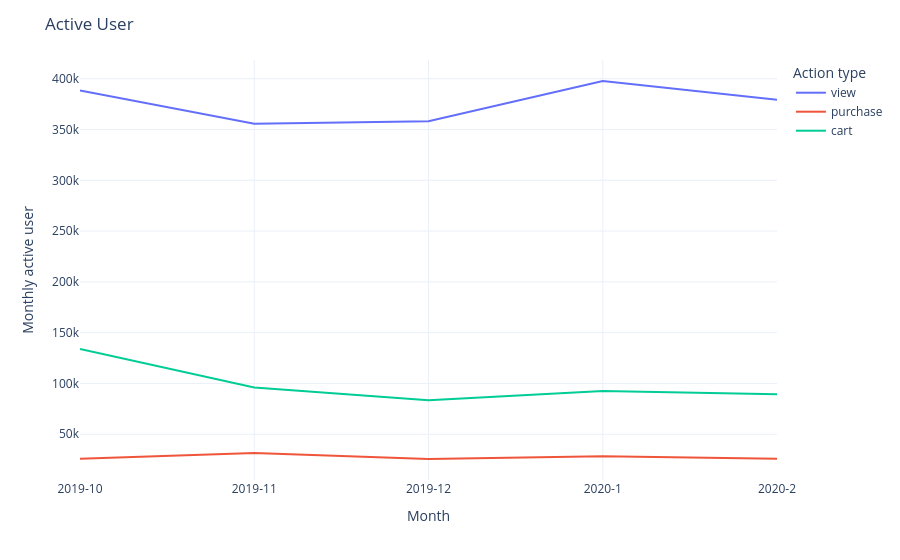

Notebook code for this chart:
### Code cell
fig_1 = px.line(data_frame=monthly_active_user, x='month', y='num_active_users', color = 'type')
fig_1.update_xaxes(type = 'category')
fig_1.update_layout(template = 'plotly_white', xaxis_title = 'Month', yaxis_title = 'Monthly active user', legend_title_text ='Action type', title = 'Active User')

### Figure 1 — Plotly figure (JSON) as saved in the notebook; plotly's stock layout.template omitted (floating-point values rounded to 4 significant figures)
{"data": [{"hovertemplate": "type=view<br>month=%{x}<br>num_active_users=%{y}<extra></extra>", "legendgroup": "view", "line": {"color": "#636efa", "dash": "solid"}, "marker": {"symbol": "circle"}, "mode": "lines", "name": "view", "orientation": "v", "showlegend": true, "type": "scatter", "x": ["2019-10", "2019-11", "2019-12", "2020-1", "2020-2"], "xaxis": "x", "y": [388331, 355643, 358212, 397775, 379246], "yaxis": "y"}, {"hovertemplate": "type=purchase<br>month=%{x}<br>num_active_users=%{y}<extra></extra>", "legendgroup": "purchase", "line": {"color": "#EF553B", "dash": "solid"}, "marker": {"symbol": "circle"}, "mode": "lines", "name": "purchase", "orientation": "v", "showlegend": true, "type": "scatter", "x": ["2019-10", "2019-11", "2019-12", "2020-1", "2020-2"], "xaxis": "x", "y": [25762, 31524, 25613, 28220, 25759], "yaxis": "y"}, {"hovertemplate": "type=cart<br>month=%{x}<br>num_active_users=%{y}<extra></extra>", "legendgroup": "cart", "line": {"color": "#00cc96", "dash": "solid"}, "marker": {"symbol": "circle"}, "mode": "lines", "name": "cart", "orientation": "v", "showlegend": true, "type": "scatter", "x": ["2019-10", "2019-11", "2019-12", "2020-1", "2020-2"], "xaxis": "x", "y": [133818, 95939, 83458, 92653, 89269], "yaxis": "y"}], "layout": {"legend": {"title": {"text": "Action type"}, "tracegroupgap": 0}, "margin": {"t": 60}, "title": {"text": "Active User"}, "xaxis": {"anchor": "y", "domain": [0, 1], "title": {"text": "Month"}, "type": "category"}, "yaxis": {"anchor": "x", "domain": [0, 1], "title": {"text": "Monthly active user"}}}}
